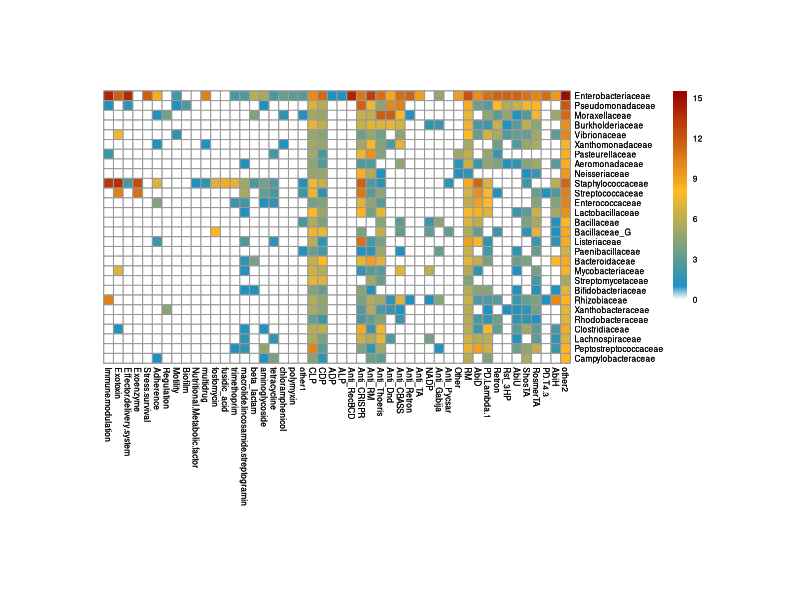
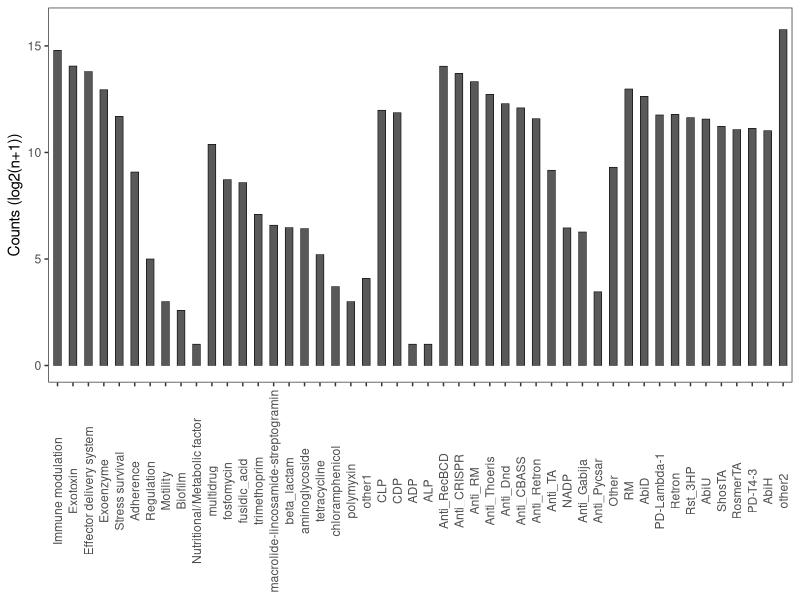

These figures' R source, in order:
library(pheatmap)
library(ggplot2)
library(patchwork)
library(forcats) 

heatmap_data <- read.csv("vfg-arg-amp-defense.tsv", row.names = 1,sep='\t',header=TRUE)

bk2 <- c(seq(0,15.5,by=0.01))

t <- pheatmap(heatmap_data,
               cellwidth = 7, cellheight = 7,
               cluster_rows = F,
               cluster_cols =F,
               fontsize=6,
               breaks=bk2,
               legend_breaks =  c(0,3,6,9,12,15),
               color = c(colorRampPalette(colors = c("white","#1d91c0"))(length(bk2)*2/31),
                         colorRampPalette(colors = c("#1d91c0","#ffbb25"))(length(bk2)*14/31),
                         colorRampPalette(colors = c("#ffbb25","#990000"))(length(bk2)*15/31)),
)
t

df2=read.table('bar-plot.txt',head=TRUE,sep='\t')

df2$type <- fct_inorder(df2$type)

p1<-ggplot(df2,aes(x=type,y=number))+
  geom_col(width = 0.5,colour='black',linewidth=0.2)+
  scale_y_continuous(limits=c(0,16),breaks=seq(0,15,5))+
  theme_bw()+theme(axis.text.x = element_text(angle = 90,vjust=0.5),
                   panel.grid.major = element_blank(),
                   panel.grid.minor = element_blank(),legend.position= 'none')+
  ylab('Counts (log2(n+1))')+xlab(NULL)
p1